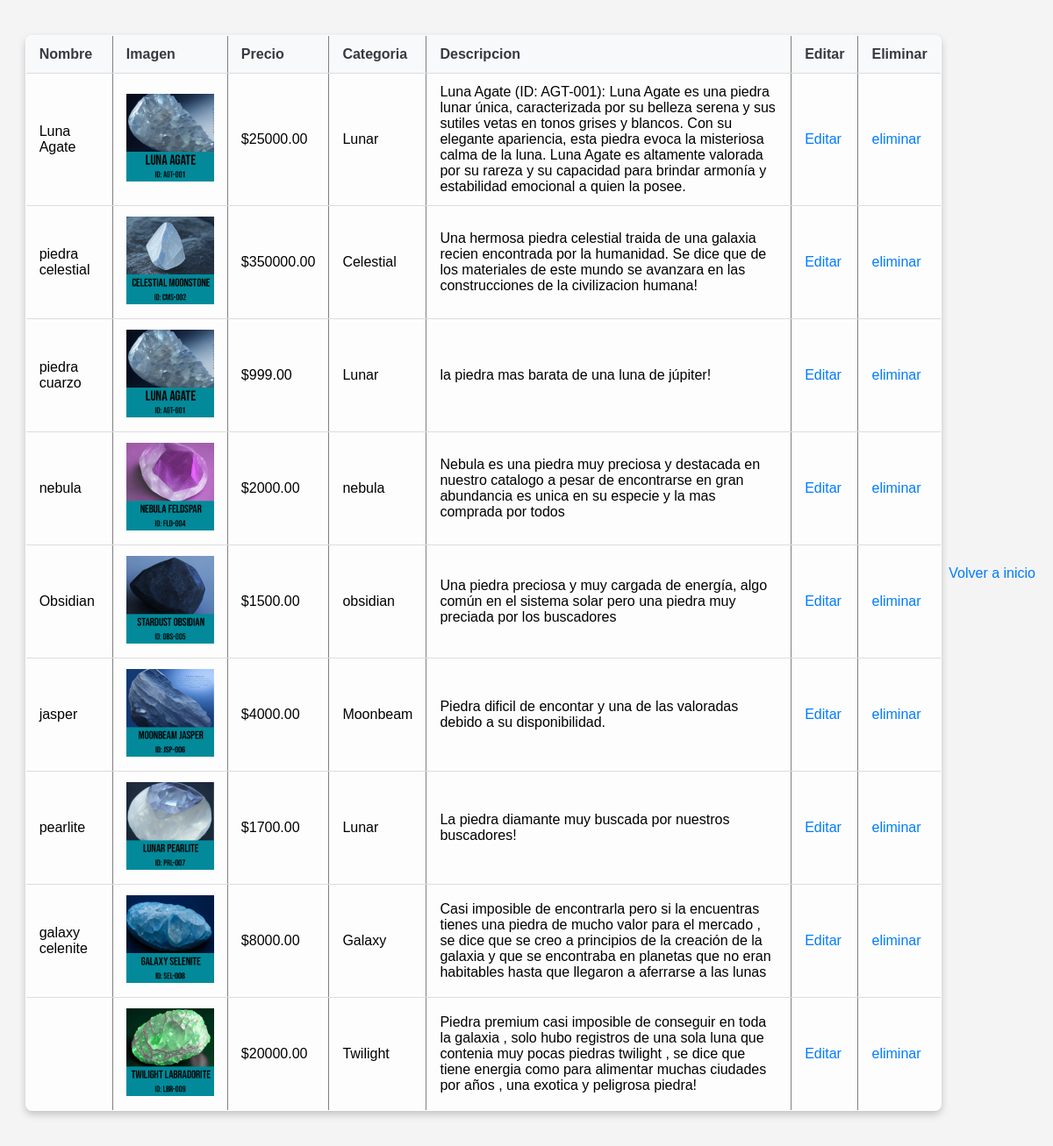
Page /tabla.php on the committed database.
### tables this page shows
CREATE TABLE `productos` (
  `id_producto` int(11) NOT NULL,
  `nombre_producto` varchar(50) NOT NULL,
  `imagen` varchar(50) NOT NULL,
  `precio` decimal(12,2) NOT NULL,
  `id_categoria` int(11) NOT NULL,
  `descripcion` varchar(500) NOT NULL
);

CREATE TABLE `categoria` (
  `id_categoria` int(11) NOT NULL,
  `nombre_categoria` varchar(50) NOT NULL
);

### tabla.php (the view, shortened to what this page needs)
<?php
    include("conexion.php");
?>
<!DOCTYPE html>
<html lang="en">
<head>
    <link rel="stylesheet" href="tabla.css">
</head>
<body>
<video autoplay muted loop class="video-background">
    <source src="./login/piedras.mp4" type="video/mp4">
    </video>
    <table border="1">
        <tr>
            <th>Nombre</th>
            <th>Imagen</th>
            <th>Precio</th>
            <th>Categoria</th>
            <th>Descripcion</th>
            <th>Editar</th>
            <th>Eliminar</th>
        </tr>
        <?php
            $sql = "SELECT p. * ,c.nombre_categoria FROM productos p, categoria c WHERE p.id_categoria = c.id_categoria";
            $datos = mysqli_query ($conexion, $sql);
            foreach ($datos as $dato) {
        ?>
        <tr>
            <td><?php echo $dato ['nombre_producto'] ?></td>
            <td><img width="100px" height="100px" src="./piedras/<?php echo $dato ['imagen'] ?>" alt=""></td>
            <td>$<?php echo $dato ['precio'] ?></td>
            <td><?php echo $dato ['nombre_categoria'] ?></td>
            <td><?php echo $dato ['descripcion'] ?></td>
            <td><a href="editar.php?id=<?php echo $dato ['id_producto'] ?>">Editar</a></td>
            <td><a href="eliminar.php?id=<?php echo $dato ['id_producto'] ?>">eliminar</a></td>
        </tr>
      <?php } ?>
    </table>
    <a href="piedra lunar.php">Volver a inicio</a>
</body>
</html>

### tabla.css (style rules this page uses)
body { font-family: sans-serif; margin: 20px; background-color: #f4f4f4; display: flex; justify-content: center; align-items: center; min-height: 100vh; }
.video-background { position: fixed; top: 0; left: 0; width: 100%; height: 100%; object-fit: cover; z-index: -1; }
table { width: 90%; max-width: 1200px; margin: 20px auto; border-collapse: collapse; background-color: rgba(255, 255, 255, 0.8); box-shadow: 0 4px 8px rgba(0, 0, 0, 0.2); border-radius: 8px; overflow: hidden; }
th, td { padding: 12px 15px; text-align: left; border-bottom: 1px solid #ddd; }
th { background-color: #f8f9fa; font-weight: bold; color: #343a40; }
a { text-decoration: none; color: #007bff; transition: color 0.3s ease; }

### rows in the picture
productos: nombre_producto "Luna Agate", imagen (picture), precio "25000.00", id_categoria.nombre_categoria "Lunar", descripcion "Luna Agate (ID: AGT-001): Luna Agate es una piedra lunar única, caracterizada por su belleza serena y sus sutiles vetas en tonos grises y blancos. Con su elegante apariencia, esta piedra evoca la misteriosa calma de la luna. Luna Agate es altamente valorada por su rareza y su capacidad para brindar armonía y estabilidad emocional a quien la posee."
productos: nombre_producto "piedra celestial", imagen (picture), precio "350000.00", id_categoria.nombre_categoria "Celestial", descripcion "Una hermosa piedra celestial traida de una galaxia recien encontrada por la humanidad. Se dice que de los materiales de este mundo se avanzara en las construcciones de la civilizacion humana!"
productos: nombre_producto "piedra cuarzo", imagen (picture), precio "999.00", id_categoria.nombre_categoria "Lunar", descripcion "la piedra mas barata de una luna de júpiter!"
productos: nombre_producto "nebula", imagen (picture), precio "2000.00", id_categoria.nombre_categoria "nebula", descripcion "Nebula es una piedra muy preciosa y destacada en nuestro catalogo a pesar de encontrarse en gran abundancia es unica en su especie y la mas comprada por todos"
productos: nombre_producto "Obsidian", imagen (picture), precio "1500.00", id_categoria.nombre_categoria "obsidian", descripcion "Una piedra preciosa y muy cargada de energía, algo común en el sistema solar pero una piedra muy preciada por los buscadores"
productos: nombre_producto "jasper", imagen (picture), precio "4000.00", id_categoria.nombre_categoria "Moonbeam", descripcion "Piedra dificil de encontar y una de las valoradas debido a su disponibilidad."
productos: nombre_producto "pearlite", imagen (picture), precio "1700.00", id_categoria.nombre_categoria "Lunar", descripcion "La piedra diamante muy buscada por nuestros buscadores!"
productos: nombre_producto "galaxy celenite", imagen (picture), precio "8000.00", id_categoria.nombre_categoria "Galaxy", descripcion "Casi imposible de encontrarla pero si la encuentras tienes una piedra de mucho valor para el mercado , se dice que se creo a principios de la creación de la galaxia y que se encontraba en planetas que no eran habitables hasta que llegaron a aferrarse a las lunas"
productos: imagen (picture), precio "20000.00", id_categoria.nombre_categoria "Twilight", descripcion "Piedra premium casi imposible de conseguir en toda la galaxia , solo hubo registros de una sola luna que contenia muy pocas piedras twilight , se dice que tiene energia como para alimentar muchas ciudades por años , una exotica y peligrosa piedra!"
